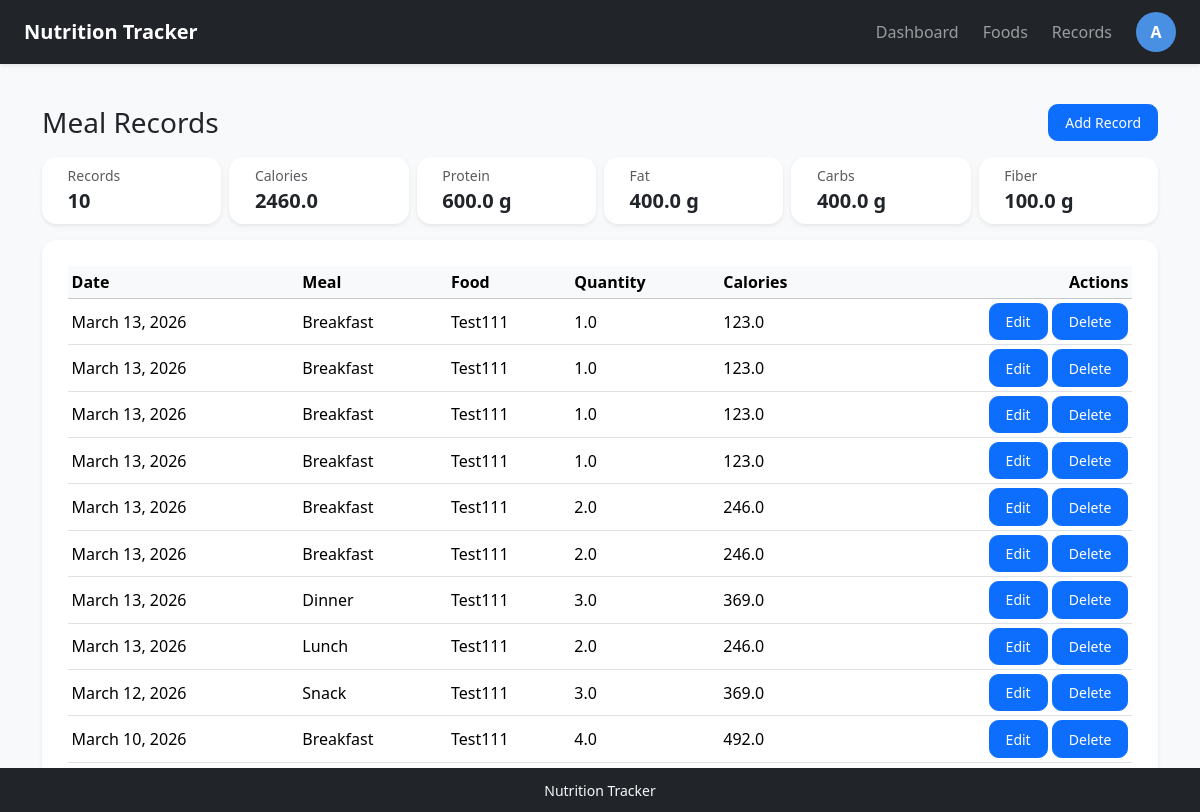
The page /records/ (signed in) on the database its author committed.
### tracker/models.py (models this page shows, shortened)
class MealRecord(models.Model):
    MEAL_CHOICES = [
        ('breakfast', 'Breakfast'),
        ('lunch', 'Lunch'),
        ('dinner', 'Dinner'),
        ('snack', 'Snack'),
    ]
    user = models.ForeignKey(settings.AUTH_USER_MODEL, on_delete=models.CASCADE, related_name='meal_records')
    food = models.ForeignKey(Food, on_delete=models.CASCADE, related_name='records')
    meal_type = models.CharField(max_length=20, choices=MEAL_CHOICES, default='breakfast')
    quantity = models.FloatField(help_text='Multiplier based on the food unit, e.g. 1 serving or 1 x 100g')
    record_date = models.DateField()
    notes = models.CharField(max_length=255, blank=True)
    created_at = models.DateTimeField(auto_now_add=True)
    class Meta:
        ordering = ['-record_date', 'meal_type', '-created_at']
    @property
    def total_calories(self):
        return round(self.food.calories * self.quantity, 2)
    @property
    def total_protein(self):
        return round(self.food.protein * self.quantity, 2)
    @property
    def total_fat(self):
        return round(self.food.fat * self.quantity, 2)
    @property
    def total_carbohydrates(self):
        return round(self.food.carbohydrates * self.quantity, 2)
    @property
    def total_fiber(self):
        return round(self.food.fiber * self.quantity, 2)

class Food(models.Model):
    user = models.ForeignKey(settings.AUTH_USER_MODEL, on_delete=models.CASCADE, related_name='foods')
    name = models.CharField(max_length=120)
    unit = models.CharField(max_length=30, default='100g', help_text='e.g. 100g, serving, piece')
    calories = models.FloatField()
    protein = models.FloatField(default=0)
    fat = models.FloatField(default=0)
    carbohydrates = models.FloatField(default=0)
    fiber = models.FloatField(default=0)
    created_at = models.DateTimeField(auto_now_add=True)
    class Meta:
        ordering = ['name']
        unique_together = ('user', 'name')

### tracker/views.py (the view)
# urls.py: path('records/', views.record_list, name='record_list'),
@login_required
def record_list(request):
    records = MealRecord.objects.filter(user=request.user).select_related('food')
    totals = {
        'calories': round(sum(r.total_calories for r in records), 2),
        'protein': round(sum(r.total_protein for r in records), 2),
        'fat': round(sum(r.total_fat for r in records), 2),
        'carbohydrates': round(sum(r.total_carbohydrates for r in records), 2),
        'fiber': round(sum(r.total_fiber for r in records), 2),
    }
    record_count = MealRecord.objects.filter(user=request.user).count()
    context = {
        'records': records,
        'totals': totals,
        'record_count': record_count,
    }
    return render(request, 'tracker/record_list.html', context)

### tracker/templates/tracker/record_list.html (shortened to what this page needs)
{% extends 'tracker/base.html' %}
{% block content %}
<div class="d-flex flex-column gap-3">
    <section class="d-flex flex-column flex-md-row justify-content-between align-items-md-center gap-2">
        <h1 class="h3 mb-0">Meal Records</h1>
        <button class="btn btn-primary btn-sm" type="button" onclick="openModal('add/')">Add Record</button>
    </section>
    <section>
        <div class="row g-2">
            <div class="col-6 col-md-4 col-xl-2">
                <div class="card shadow-sm border-0">
                    <div class="card-body py-2">
                        <div class="text-muted small">Records</div>
                        <div class="fs-5 fw-semibold">{{ record_count }}</div>
                    </div>
                </div>
            </div>
            <div class="col-6 col-md-4 col-xl-2">
                <div class="card shadow-sm border-0">
                    <div class="card-body py-2">
                        <div class="text-muted small">Calories</div>
                        <div class="fs-5 fw-semibold">{{ totals.calories }}</div>
                    </div>
                </div>
            </div>
            <div class="col-6 col-md-4 col-xl-2">
                <div class="card shadow-sm border-0">
                    <div class="card-body py-2">
                        <div class="text-muted small">Protein</div>
                        <div class="fs-5 fw-semibold">{{ totals.protein }} g</div>
                    </div>
                </div>
            </div>
            <div class="col-6 col-md-4 col-xl-2">
                <div class="card shadow-sm border-0">
                    <div class="card-body py-2">
                        <div class="text-muted small">Fat</div>
                        <div class="fs-5 fw-semibold">{{ totals.fat }} g</div>
                    </div>
                </div>
            </div>
            <div class="col-6 col-md-4 col-xl-2">
                <div class="card shadow-sm border-0">
                    <div class="card-body py-2">
                        <div class="text-muted small">Carbs</div>
                        <div class="fs-5 fw-semibold">{{ totals.carbohydrates }} g</div>
                    </div>
                </div>
            </div>
            <div class="col-6 col-md-4 col-xl-2">
                <div class="card shadow-sm border-0">
                    <div class="card-body py-2">
                        <div class="text-muted small">Fiber</div>
                        <div class="fs-5 fw-semibold">{{ totals.fiber }} g</div>
                    </div>
                </div>
            </div>
        </div>
    </section>
    <section>
        <div class="card shadow-sm border-0">
            <div class="card-body">
                {% if records %}
                <div class="table-responsive">
                    <table class="table table-sm table-hover align-middle mb-0">
                        <thead class="table-light">
                            <tr>
                                <th>Date</th>
                                <th>Meal</th>
                                <th>Food</th>
                                <th>Quantity</th>
                                <th>Calories</th>
                                <th class="text-end">Actions</th>
                            </tr>
                        </thead>
                        <tbody>
                            {% for record in records %}
                            <tr>
                                <td>{{ record.record_date }}</td>
                                <td>{{ record.get_meal_type_display }}</td>
                                <td>{{ record.food.name }}</td>
                                <td>{{ record.quantity }}</td>
                                <td>{{ record.total_calories }}</td>
                                <td class="text-end">
                                    <button class="btn btn-primary btn-sm" type="button"
                                        onclick="openModal('{% url 'record_edit' record.pk %}')">Edit</button>
                                    <button class="btn btn-primary btn-sm" type="button"
                                        onclick="openModal('{% url 'record_delete' record.pk %}')">Delete</button>
                                </td>
                            </tr>
                            {% endfor %}
                        </tbody>
                    </table>
                </div>
                {% else %}
                <p class="text-muted mb-0">No records added yet.</p>
                {% endif %}
            </div>
        </div>
    </section>
</div>
{% endblock %}

### tracker/templates/tracker/base.html (shortened to what this page needs)
{% load static %}
<!DOCTYPE html>
<html lang="zh-CN">
<head>
    <link rel="stylesheet" href="{% static 'tracker/css/bootstrap.min.css' %}">
    <link rel="stylesheet" href="{% static 'tracker/css/common.css' %}">
</head>
<body>
    <header class="site-header fixed-top">
        <nav class="navbar navbar-expand-lg navbar-dark bg-dark shadow-sm">
            <div class="container-fluid px-3 px-lg-4">
                <a class="navbar-brand fw-bold" href="{% url 'home' %}">
                    Nutrition Tracker
                </a>
                {% if user.is_authenticated %}
                <div class="collapse navbar-collapse" id="mainNavbar">
                    <div class="navbar-nav ms-auto align-items-lg-center gap-lg-2">
                        {% if request.user.is_staff %}
                        <a class="nav-link" href="{% url 'admin_user_list' %}">User Management</a>
                        {% else %}
                        <a class="nav-link" href="{% url 'dashboard' %}">Dashboard</a>
                        <a class="nav-link" href="{% url 'food_list' %}">Foods</a>
                        <a class="nav-link" href="{% url 'record_list' %}">Records</a>
                        {% endif %}
                        <form action="{% url 'account' %}" method="post" class="ms-lg-2 mb-0">
                            <button class="btn p-0 border-0 bg-transparent" type="submit" title="Logout">
                                <span class="avatar-circle">
                                    {{ request.user.username|default:'U'|first|upper }}
                                </span>
                            </button>
                        </form>
                    </div>
                </div>
                {% endif %}
            </div>
        </nav>
    </header>
    <main class="page-content">
        <div class="{% block main_container_class %}container py-4{% endblock %}">
            {% block content %}{% endblock %}
        </div>
    </main>
    <footer class="site-footer fixed-bottom bg-dark text-light">
        <div class="container text-center small py-2">
            Nutrition Tracker
        </div>
    </footer>
</body>
</html>

### tracker/static/tracker/css/common.css (style rules this page uses)
:root { --header-height: 64px; --footer-height: 44px; }
body { background-color: #f8f9fa; color: #212529; }
.page-content { padding-top: calc(var(--header-height) + 1rem); padding-bottom: calc(var(--footer-height) + 1rem); height: calc(96vh - var(--header-height) - var(--footer-height)); }
.site-header .navbar { min-height: var(--header-height); }
.site-footer { height: var(--footer-height); display: flex; align-items: center; }
.avatar-circle { width: 40px; height: 40px; border-radius: 50%; background-color: #4a90e2; color: #fff; display: inline-flex; align-items: center; justify-content: center; font-weight: 700; }
.card { border-radius: 0.9rem; }
.card { border-radius: 0.9rem; border: none; box-shadow: 0 0.35rem 0.8rem rgba(0, 0, 0, 0.06); }
.card .card-body { padding: 1.6rem; }
.btn { border-radius: 0.6rem; padding: 0.45rem 1rem; }
.avatar-circle { transition: transform 0.12s ease, box-shadow 0.12s ease; }
.btn { border-radius: 0.6rem; }

### rows shown on the page
MealRecord: record_date "March 13, 2026", meal_type "Breakfast", food.name "Test111", quantity "1.0", total_calories "123.0"
MealRecord: record_date "March 13, 2026", meal_type "Breakfast", food.name "Test111", quantity "1.0", total_calories "123.0"
MealRecord: record_date "March 13, 2026", meal_type "Breakfast", food.name "Test111", quantity "1.0", total_calories "123.0"
MealRecord: record_date "March 13, 2026", meal_type "Breakfast", food.name "Test111", quantity "1.0", total_calories "123.0"
MealRecord: record_date "March 13, 2026", meal_type "Breakfast", food.name "Test111", quantity "2.0", total_calories "246.0"
MealRecord: record_date "March 13, 2026", meal_type "Breakfast", food.name "Test111", quantity "2.0", total_calories "246.0"
MealRecord: record_date "March 13, 2026", meal_type "Dinner", food.name "Test111", quantity "3.0", total_calories "369.0"
MealRecord: record_date "March 13, 2026", meal_type "Lunch", food.name "Test111", quantity "2.0", total_calories "246.0"
MealRecord: record_date "March 12, 2026", meal_type "Snack", food.name "Test111", quantity "3.0", total_calories "369.0"
MealRecord: record_date "March 10, 2026", meal_type "Breakfast", food.name "Test111", quantity "4.0", total_calories "492.0"

### other values the page prints
{{ request.user.username|default:'U'|first|upper }} "A"
{{ record_count }} "10"
{{ totals.calories }} "2460.0"
{{ totals.protein }} "600.0"
{{ totals.fat }} "400.0"
{{ totals.carbohydrates }} "400.0"
{{ totals.fiber }} "100.0"
